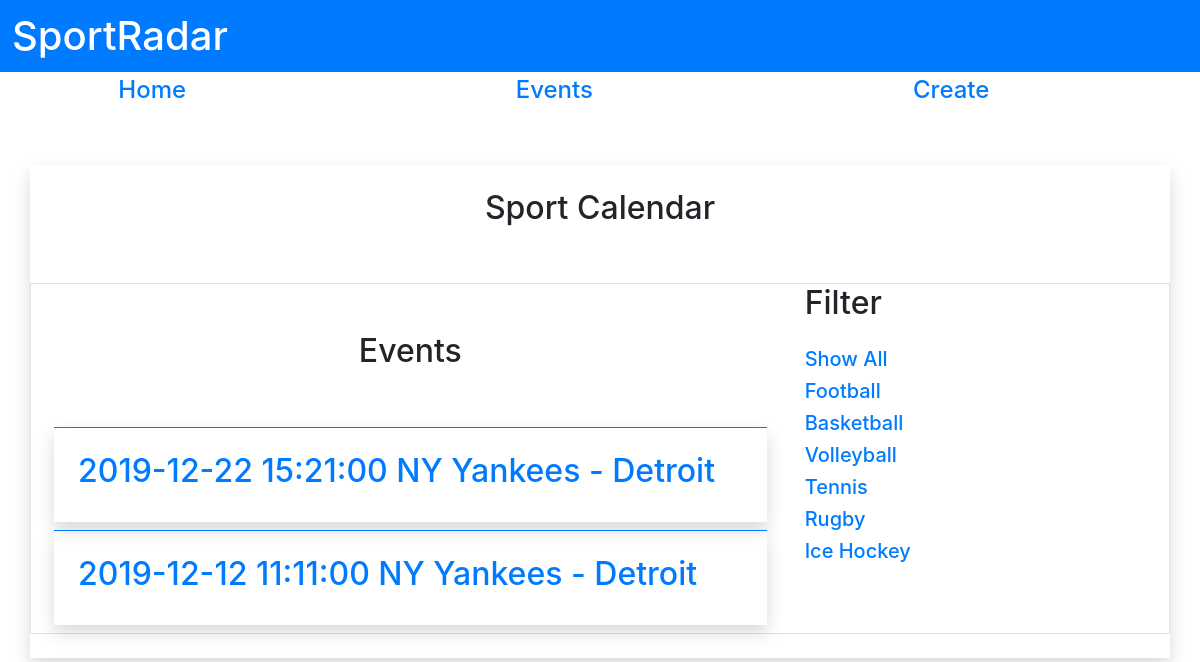
The page /sportradar/events/Basketball on the database its author committed.
### tables this page shows
CREATE TABLE `game` (
  `id` int(10) UNSIGNED NOT NULL,
  `_TEAM_ONE` int(10) UNSIGNED DEFAULT NULL,
  `_TEAM_TWO` int(10) UNSIGNED DEFAULT NULL,
  `event_date` datetime DEFAULT NULL,
  `_CATEGORY` int(10) UNSIGNED DEFAULT NULL
);

CREATE TABLE `team` (
  `id` int(10) UNSIGNED NOT NULL,
  `name` varchar(45) DEFAULT NULL,
  `_CATEGORY` int(10) UNSIGNED DEFAULT NULL
);

CREATE TABLE `category` (
  `category_name` varchar(45) DEFAULT NULL,
  `id` int(10) UNSIGNED NOT NULL
);

### sportradar/controllers/Controller.php (called while the page is built)
<?php
include './models/Core.php';
class Controller extends Core
{
	public static function CreateView($view){
		require_once("views/".$view.".php");
	}
}
?>

### sportradar/models/Core.php (called while the page is built, shortened)
<?php
class Core {
  private static $db_name = 'sport_events';
	private static $db_user = 'root';
	private static $db_pass = '';
	private static $db_host = 'localhost';
  private static $conn;
  private static function connection() {
		self::$conn = new mysqli( self::$db_host, self::$db_user, self::$db_pass, self::$db_name );
	}
	protected static function read($table, $join='',  $fields='*',$where='' ){
		$sql = "SELECT ".$fields." FROM ".$table." ".$join." ".$where." ;";
		$result = self::$conn->query($sql);
    if($result->num_rows == 0){
      $res = null;
    }else{
      $res = $result->fetch_all(MYSQLI_ASSOC);
    }
    return $res;
	}
}
?>

### sportradar/controllers/Event.php (called while the page is built, shortened)
<?php
class Event extends Controller
{
	public static $events= [];
	public static function showAll($where = ''){
		$table = 'game';
		$fields = 'game.id as id, t1.name as team1 ,t2.name as team2,';
		$fields .= 'event_date as date,category_name as category';
		$join = ' JOIN category ON game._CATEGORY = category.id ';
		$join .= ' JOIN team as t1 ON game._TEAM_ONE = t1.id ';
		$join .=' JOIN team as t2 ON game._TEAM_TWO = t2.id ';
		self::$events = self::read($table,$join,$fields,$where);
		return self::$events;
	}
	public static function filter($condition){
		$where = " where category_name = '$condition'";
		self::$events = self::showAll($where);
		return self::$events;
	}
}
?>

### sportradar/controllers/Category.php (called while the page is built, shortened)
<?php
class Category extends Controller
{
	public static $categories;
	public static function category_show(){
		$table = 'category';
		self::$categories = self::read($table);
		return self::$categories;
	}
}
 ?>

### sportradar/views/events.php (the view, shortened to what this page needs)
<?php
	$event= Event::$events;
	$category = Category::$categories;
?>
<h2 class="text-center pb-5">Sport Calendar</h2>
<div class="border row">
	<div class="col-8 ">
		<h2 class="text-center py-5">Events</h2>
		<?php if($event != false): ?>
			<?php foreach ($event as $ev ):?>
				<div class="border-top border-primary shadow p-4 m-2">
					<h2>
						<a href="/sportradar/show/<?= $ev['id']?>">
							<?= $ev['date'];?>
							<?= $ev['team1'];?> -
							<?= $ev['team2'];?>
						</a>
					</h2>
				</div>
			<?php endforeach; ?>
		<?php else: ?>
			<h4 class="p-4 text-center">No events for the selected category</h4>
		<?php endif; ?>
	</div>
	<div class="col-4">
			<h2>Filter</h2>
			<div class="right-box">
					<h5 class="pt-3"><a href="/sportradar/events">Show All</a></h5>
				<?php foreach ($category as $key => $value): ?>
					<h5 >
						<a href="/sportradar/events/<?=$value['category_name']?>"/>
							<?=$value['category_name']?>
					</h5>
				<?php endforeach ?>
			</div>
	</div>
</div>

### rows shown on the page
game: event_date "2019-12-22 15:21:00", _TEAM_ONE.name "NY Yankees", _TEAM_TWO.name "Detroit"
game: event_date "2019-12-12 11:11:00", _TEAM_ONE.name "NY Yankees", _TEAM_TWO.name "Detroit"
category: category_name "Football"
category: category_name "Basketball"
category: category_name "Volleyball"
category: category_name "Tennis"
category: category_name "Rugby"
category: category_name "Ice Hockey"
